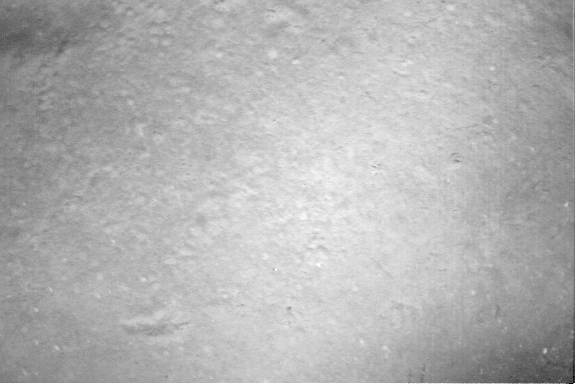
#> input picture 29images/ESC.970622_023824.0546.tif, 576 x 384 px, found by its file name; its folder holds only this picture in this run
$ jupyter execute --allow-errors 'HW 3 part 3 28 ImageStiched.ipynb'
#> lines starting #> are read from the running program, lines starting #| are printed output that depends on the picture; long printed decimals are rounded
[cell 1]
import cv2
from PIL import Image
import numpy as np
import matplotlib
import matplotlib.pyplot as plt
import os
import math
import gtsam
import gtsam.utils.plot as gtsam_plot

[cell 2]
folder_dir = r"/home/nitin/EECE7150/HW 3/29images//"
Images = []
file_list = os.listdir(folder_dir)
sorted_file_list = sorted(
    file_list, key=lambda x: int(os.path.splitext(x)[0]) if x.isdigit() else x
)
for filename in sorted_file_list:
    gray_image = cv2.imread(folder_dir + filename, cv2.IMREAD_GRAYSCALE)
#> gray_image is the input picture: shape (384, 576); min 0, max 255, mean 178.8
    normalImage = cv2.normalize(
        gray_image, None, 0, 255, cv2.NORM_MINMAX
    )  # normalisation of image
    Images.append(normalImage)

[cell 3]
print(len(Images))
#| 1
#> (the rest of this cell did not finish here and is left out)

[cell 4]
def homographyFromDescriptors(
    dst_descriptor_1, src_descriptor_2, dst_keypoint_1, src_keypoint_2
):
    bf = cv2.BFMatcher()
    dst_descriptor_1 = np.array(dst_descriptor_1, dtype=np.float32)
    src_descriptor_2 = np.array(src_descriptor_2, dtype=np.float32)
    matches = bf.knnMatch(dst_descriptor_1, src_descriptor_2, k=2)
    good_matches = []
    for m, n in matches:
        if m.distance < 0.86 * n.distance:
            good_matches.append(m)

    dst_pts = np.float32([dst_keypoint_1[m.queryIdx].pt for m in good_matches])
    src_pts = np.float32([src_keypoint_2[m.trainIdx].pt for m in good_matches])

    homography, mask = cv2.findHomography(src_pts, dst_pts, cv2.RANSAC, 1)
    return homography, good_matches

[cell 5]
def masking(base_image, added_image):
    _, mask = cv2.threshold(base_image, 1, 255, cv2.THRESH_BINARY)
    inverted_mask = cv2.bitwise_not(mask)
    masked = cv2.bitwise_and(added_image, added_image, mask=inverted_mask)
    return masked

[cell 6]
def NonMaxSuppressor(keypoint, descriptor, threshold):
    response = [kp.response for kp in keypoint]
    indices = np.argsort(response)[::-1]
    filtered = [keypoint[indices[0]]]
    filtered_descriptors = [descriptor[indices[0]]]
    for index in range(1, len(indices)):
        current_keypoint = keypoint[indices[index]]
        current_descriptor = descriptor[indices[index]]

        distance = np.linalg.norm(
            np.array(current_keypoint.pt) - np.array([kp.pt for kp in filtered]), axis=1
        )
        if np.all(distance > threshold):
            filtered.append(current_keypoint)
            filtered_descriptors.append(current_descriptor)
    return filtered, filtered_descriptors

[cell 7]
sift = cv2.SIFT_create()
clahe = cv2.createCLAHE(clipLimit=5.0, tileGridSize=(8, 8))
keypoints = []
descriptors = []
for iterator in range(len(Images)):
    clahe_image = clahe.apply(Images[iterator])
    keypoint, descriptor = sift.detectAndCompute(clahe_image, None)
    filter_keypoint, filter_descriptor = NonMaxSuppressor(keypoint, descriptor, 1)
    keypoints.append(filter_keypoint)
    descriptors.append(filter_descriptor)
#> this loop made 1 pass
#> pass 1, `clahe_image = clahe.apply(Images[iterator])`:
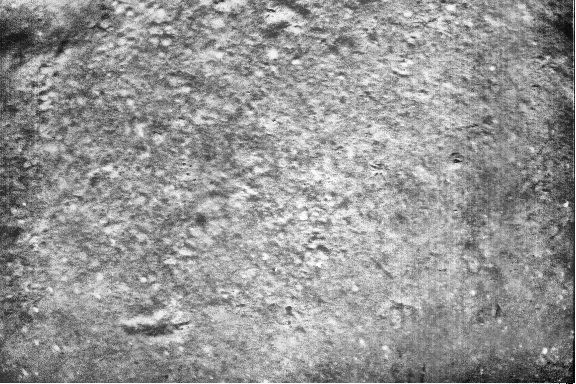
#> clahe_image: shape (384, 576); min 1, max 255, mean 150
#> after the loop, descriptors = 1 item; keypoints = 1 item

[cell 8]
# for cummulative homography ::

Hcummu_list = []
for iterator1 in range(len(Images)):
    H_intermediate_cummu = {"ImagesComp": [], "H_final": [], "goodmatch": []}
    for iterator2 in range(len(Images)):
        if iterator1 != iterator2:
            H_intermediate_cummu["ImagesComp"].append((iterator1 + 1, iterator2 + 1))
            homography, goodmatch = homographyFromDescriptors(
                descriptors[iterator1],
                descriptors[iterator2],
                keypoints[iterator1],
                keypoints[iterator2],
            )
            H_intermediate_cummu["H_final"].append(homography)
            H_intermediate_cummu["goodmatch"].append(len(goodmatch))

    Hcummu_list.append(H_intermediate_cummu)
#> this loop made 1 pass
#> after the loop, Hcummu_list = 1 item

[cell 9]
# for gtsam::
H_list = []

for iterator1 in range(len(Images)):
    H_intermediate = {"ImagesComp": [], "H_final": [], "goodmatch": []}
    for iterator2 in range(len(Images)):
        if iterator1 != iterator2:
            H_intermediate["ImagesComp"].append((iterator1 + 1, iterator2 + 1))
            homography, goodmatch = homographyFromDescriptors(
                descriptors[iterator1],
                descriptors[iterator2],
                keypoints[iterator1],
                keypoints[iterator2],
            )
            H_intermediate["H_final"].append(homography)
            H_intermediate["goodmatch"].append(len(goodmatch))

    H_list.append(H_intermediate)
#> this loop made 1 pass
#> after the loop, H_list = 1 item

[cell 10]
good_matches = []
#> (the rest of this cell did not finish here and is left out)

[cell 11]
cummulative_H = [np.eye(3)]

compare_list = []
for i in range(len(Hcummu_list) - 1):
    compare_list.append(Hcummu_list[i]["ImagesComp"][i])
    H_Tra = np.dot(cummulative_H[-1], Hcummu_list[i]["H_final"][i])
    cummulative_H.append(H_Tra)
#> this loop made 0 passes
#> after the loop, compare_list = []; cummulative_H = [[[1, 0, 0], [0, 1, 0], [0, 0, 1]]]

[cell 12]
def extract_xy_theta_homography(Homograph):
    ## normalise homography first::
    Homograph_normalise = Homograph / Homograph[2, 2]
    R = Homograph_normalise[:2, :2]
    T = Homograph_normalise[:2, 2]
    # print(R)
    x_translation, y_translation = T
    theta = math.atan2(R[1, 0], R[0, 0])
    return x_translation, y_translation, theta

[cell 13]
## given covariance function is taken reference from Lincoln Kinley ### where parameters and multipliers tuned by me ######


def covariance_calculator(matches, dx, dy, dth):
    ERF_DIV = 50
    LIN_DIV = 60

    covar_multiplier = 1 / math.erf((matches - 3) / ERF_DIV)

    exx = abs((dx * 8.5) / LIN_DIV) * covar_multiplier
    eyy = abs((dy * 0.75) / LIN_DIV) * covar_multiplier
    ett = abs((dth / 5) / (LIN_DIV)) * covar_multiplier

    return exx, eyy, ett

#> (a cell that did not finish here is left out)

#> (a cell that did not finish here is left out)

[cell 16]
Optimized_homography = []
#> (the rest of this cell did not finish here and is left out)

[cell 17]
# Canvas creation for pre optimization:

# corner of images
transformed_corner = []
for index in range(len(Images)):
    height, width = Images[index].shape[:2]
    # Calculate the coordinates of the corners
    top_left = (0, 0)
    top_right = (width, 0)
    bottom_left = (0, height)
    bottom_right = (width, height)

    ImageCornerPoint = [top_left, bottom_left, bottom_right, top_right]
    imagecornernp = np.array([ImageCornerPoint], dtype=np.float32)
    transformedPoint = cv2.perspectiveTransform(imagecornernp, cummulative_H[index])
    transformed_corner.append(transformedPoint)
#> this loop made 1 pass
#> (height, width, transformedPoint) on pass 1: (384, 576, [[0, 0], [0, 384], [576, 384], [576, 0]])
#> after the loop, transformed_corner = [[[0, 0], [0, 384], [576, 384], [576, 0]]]

image_corner = []
for i in range(len(Images)):
    kpt = [kp.pt for kp in keypoints[i]]
    kpt_np = np.asarray(kpt).reshape(-1, 1, 2)
    transform_point = cv2.perspectiveTransform(kpt_np, cummulative_H[i])
    image_corner.append(transform_point)
#> this loop made 1 pass
#> after the loop, image_corner = 1 item
all_points = np.concatenate(image_corner, axis=0)


min_x = np.min(all_points[:, :, 0])
#> min_x = 2.58
min_y = np.min(all_points[:, :, 1])
#> min_y = 2.38


translation_matrix = np.array([[1, 0, -min_x], [0, 1, -min_y], [0, 0, 1]])
#> translation_matrix = [[1, 0, -2.58], [0, 1, -2.38], [0, 0, 1]]

updated_H = []
for i in range(len(Images)):
    updated_H_it = np.dot(translation_matrix, cummulative_H[i])
    updated_H.append(updated_H_it)
#> this loop made 1 pass
#> updated_H_it on pass 1: [[1, 0, -2.58], [0, 1, -2.38], [0, 0, 1]]
#> after the loop, updated_H = [[[1, 0, -2.58], [0, 1, -2.38], [0, 0, 1]]]

max_x = np.max(all_points[:, :, 0])
#> max_x = 572.7
max_y = np.max(all_points[:, :, 1])
#> max_y = 380.7
canvas_width = int((max_x - min_x))
#> canvas_width = 570
canvas_height = int((max_y - min_y))
#> canvas_height = 378

print("MIN X Pre optimization:", min_x)
#| MIN X Pre optimization: 2.577
print("MIN Y Pre optimization:", min_y)
#| MIN Y Pre optimization: 2.376
print("MAX X Pre optimization:", max_x)
#| MAX X Pre optimization: 572.692
print("MAX Y Pre optimization:", max_y)
#| MAX Y Pre optimization: 380.707
print("Canvas Width Pre optimization:", canvas_width)
#| Canvas Width Pre optimization: 570
print("Canvas Height Pre optimization:", canvas_height)
#| Canvas Height Pre optimization: 378

[cell 18]
WarpedImage = []
for Idx in range(len(Images)):
    warped_image = cv2.warpPerspective(
        Images[Idx], updated_H[Idx], (canvas_width, canvas_height)
    )
    WarpedImage.append(warped_image)
#> after the loop, WarpedImage = 1 item

plt.imshow(WarpedImage[-1])
plt.show()

[cell 19]
Masked = [WarpedImage[0]]
for Jdx in range(1, len(Images) + 1):
    masked = masking(Masked[Jdx - 1], WarpedImage[Jdx - 1])
    blended = cv2.add(Masked[Jdx - 1], masked)
    Masked.append(blended)
#> after the loop, Masked = 2 items

[cell 20]
plt.title("Pre Optimised stiching")
plt.imshow(Masked[-1])
plt.show()

[cell 21]
# Canvas creation for Post optimization:
# corner of images
transformed_corner = []
#> (the rest of this cell did not finish here and is left out)

[cell 22]
WarpedImage = []
for Idx in range(len(Images)):
    warped_image = cv2.warpPerspective(
        Images[Idx], updated_H[Idx], (canvas_width, canvas_height)
    )
    WarpedImage.append(warped_image)

#> (the rest of this cell did not finish here and is left out)

[cell 23]
Masked = [WarpedImage[0]]
for Jdx in range(1, len(Images) + 1):
    masked = masking(Masked[Jdx - 1], WarpedImage[Jdx - 1])
    blended = cv2.add(Masked[Jdx - 1], masked)
    Masked.append(blended)


$ run again, on 29images/ESC.970622_023916.0550.tif
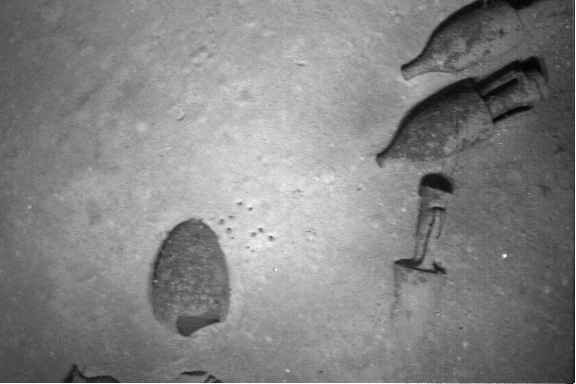
#> input picture 29images/ESC.970622_023916.0550.tif, 576 x 384 px, found by its file name
#> gray_image is the input picture: shape (384, 576); min 0, max 255, mean 131.7
#| 1
#> the loop `for iterator in range(len(Images)):` made 1 pass
#> pass 1, `clahe_image = clahe.apply(Images[iterator])`:
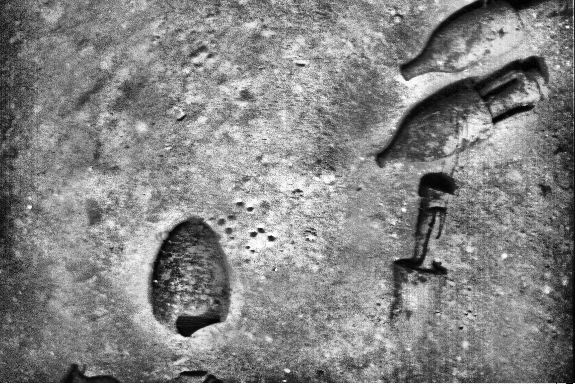
#> clahe_image: shape (384, 576); min 0, max 255, mean 132.4
#> after the loop `for iterator in range(len(Images)):`: descriptors = 1 item
#> the loop `for iterator1 in range(len(Images)):` made 1 pass
#> the loop `for iterator1 in range(len(Images)):` made 1 pass
#> after the loop `for i in range(len(Hcummu_list) - 1):`: compare_list = []; cummulative_H = [[[1, 0, 0], [0, 1, 0], [0, 0, 1]]]
#> the loop `for index in range(len(Images)):` made 1 pass
#> (height, width, transformedPoint) on pass 1: (384, 576, [[0, 0], [0, 384], [576, 384], [576, 0]])
#> after the loop `for index in range(len(Images)):`: transformed_corner = [[[0, 0], [0, 384], [576, 384], [576, 0]]]
#> the loop `for i in range(len(Images)):` made 1 pass
#> after the loop `for i in range(len(Images)):`: image_corner = 1 item
#> all_points = 2542 rows, first 8: [271, 238.2], [260.9, 230.2], [253.2, 234.4], [247.9, 247.2], [250.2, 208.9], [252.7, 251], [567.3, 26.76], [186.4, 326.3]
#> min_x = 3.12
#> min_y = 2.26
#> translation_matrix = [[1, 0, -3.12], [0, 1, -2.26], [0, 0, 1]]
#> the loop `for i in range(len(Images)):` made 1 pass
#> updated_H_it on pass 1: [[1, 0, -3.12], [0, 1, -2.26], [0, 0, 1]]
#> after the loop `for i in range(len(Images)):`: updated_H = [[[1, 0, -3.12], [0, 1, -2.26], [0, 0, 1]]]
#> max_x = 572.7
#> max_y = 381.1
#> canvas_width = 569
#> canvas_height = 378
#| MIN X Pre optimization: 3.117
#| MIN Y Pre optimization: 2.259
#| MAX X Pre optimization: 572.722
#| MAX Y Pre optimization: 381.116
#| Canvas Width Pre optimization: 569
#| Canvas Height Pre optimization: 378
#> the loop `for Idx in range(len(Images)):` made 1 pass
#> pass 1, `warped_image = cv2.warpPerspective( Images[Idx], updated_H[Idx], (canv..`:
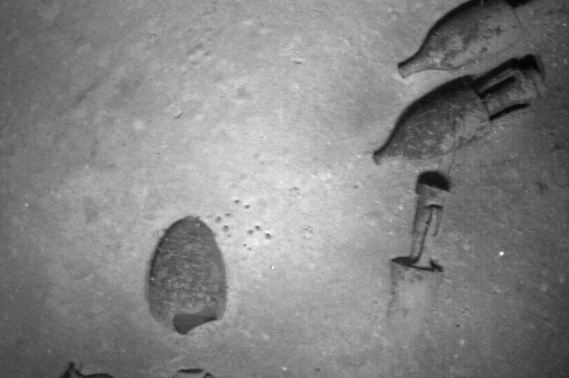
#> warped_image: shape (378, 569); min 2, max 255, mean 132.2
#> after the loop `for Idx in range(len(Images)):`: WarpedImage = 1 item
#> the loop `for Jdx in range(1, len(Images) + 1):` made 1 pass
#> after the loop `for Jdx in range(1, len(Images) + 1):`: Masked = 2 items

$ run again, on 29images/ESC.970622_023938.0551.tif
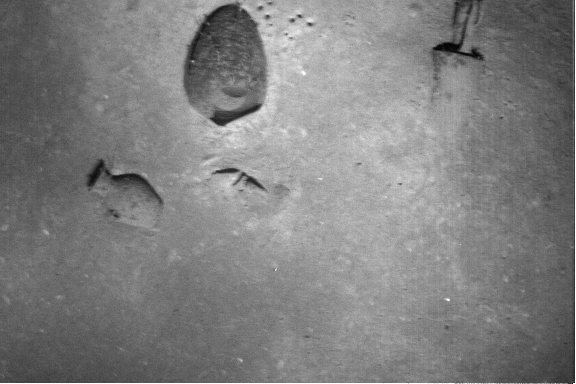
#> input picture 29images/ESC.970622_023938.0551.tif, 576 x 384 px, found by its file name
#> gray_image is the input picture: shape (384, 576); min 0, max 255, mean 127.4
#| 1
#> the loop `for iterator in range(len(Images)):` made 1 pass
#> pass 1, `clahe_image = clahe.apply(Images[iterator])`:
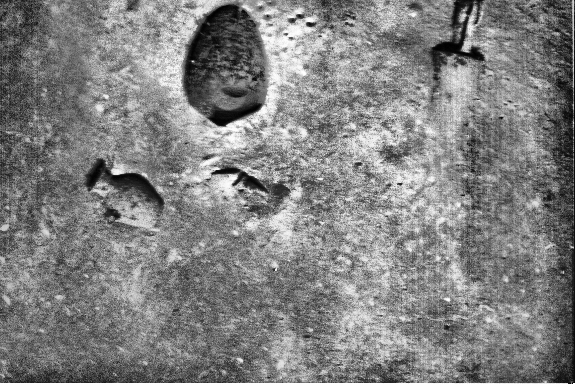
#> clahe_image: shape (384, 576); min 0, max 255, mean 129.2
#> after the loop `for iterator in range(len(Images)):`: descriptors = 1 item
#> the loop `for iterator1 in range(len(Images)):` made 1 pass
#> the loop `for iterator1 in range(len(Images)):` made 1 pass
#> after the loop `for i in range(len(Hcummu_list) - 1):`: compare_list = []; cummulative_H = [[[1, 0, 0], [0, 1, 0], [0, 0, 1]]]
#> the loop `for index in range(len(Images)):` made 1 pass
#> (height, width, transformedPoint) on pass 1: (384, 576, [[0, 0], [0, 384], [576, 384], [576, 0]])
#> after the loop `for index in range(len(Images)):`: transformed_corner = [[[0, 0], [0, 384], [576, 384], [576, 0]]]
#> the loop `for i in range(len(Images)):` made 1 pass
#> after the loop `for i in range(len(Images)):`: image_corner = 1 item
#> all_points = 2616 rows, first 8: [400.3, 183.9], [286.1, 34], [291.9, 20.59], [233.5, 177], [290.9, 38.13], [116.7, 170.7], [117.6, 169.9], [217.8, 168.6]
#> min_x = 2.37
#> min_y = 2.52
#> translation_matrix = [[1, 0, -2.37], [0, 1, -2.52], [0, 0, 1]]
#> the loop `for i in range(len(Images)):` made 1 pass
#> updated_H_it on pass 1: [[1, 0, -2.37], [0, 1, -2.52], [0, 0, 1]]
#> after the loop `for i in range(len(Images)):`: updated_H = [[[1, 0, -2.37], [0, 1, -2.52], [0, 0, 1]]]
#> max_x = 572.4
#> max_y = 381
#> canvas_width = 570
#> canvas_height = 378
#| MIN X Pre optimization: 2.368
#| MIN Y Pre optimization: 2.516
#| MAX X Pre optimization: 572.430
#| MAX Y Pre optimization: 380.955
#| Canvas Width Pre optimization: 570
#| Canvas Height Pre optimization: 378
#> the loop `for Idx in range(len(Images)):` made 1 pass
#> pass 1, `warped_image = cv2.warpPerspective( Images[Idx], updated_H[Idx], (canv..`:
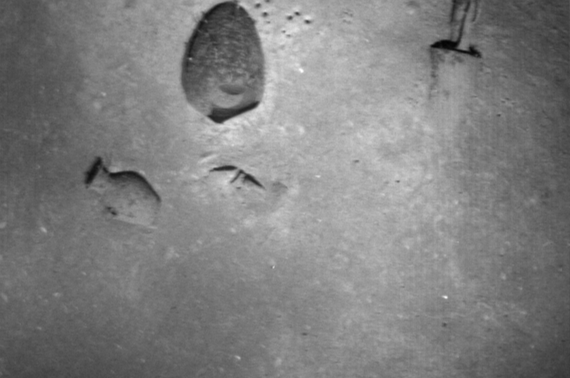
#> warped_image: shape (378, 570); min 3, max 255, mean 127.5
#> after the loop `for Idx in range(len(Images)):`: WarpedImage = 1 item
#> the loop `for Jdx in range(1, len(Images) + 1):` made 1 pass
#> after the loop `for Jdx in range(1, len(Images) + 1):`: Masked = 2 items

$ run again, on 29images/ESC.970622_023951.0552.tif
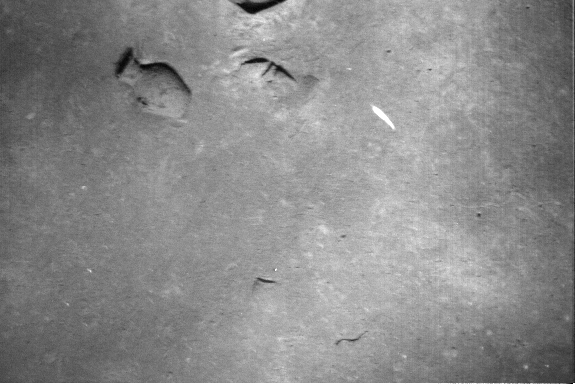
#> input picture 29images/ESC.970622_023951.0552.tif, 576 x 384 px, found by its file name
#> gray_image is the input picture: shape (384, 576); min 0, max 255, mean 138.7
#| 1
#> the loop `for iterator in range(len(Images)):` made 1 pass
#> pass 1, `clahe_image = clahe.apply(Images[iterator])`:
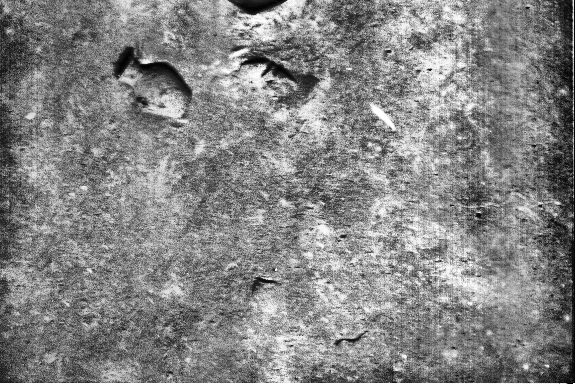
#> clahe_image: shape (384, 576); min 0, max 255, mean 132.8
#> after the loop `for iterator in range(len(Images)):`: descriptors = 1 item
#> the loop `for iterator1 in range(len(Images)):` made 1 pass
#> the loop `for iterator1 in range(len(Images)):` made 1 pass
#> after the loop `for i in range(len(Hcummu_list) - 1):`: compare_list = []; cummulative_H = [[[1, 0, 0], [0, 1, 0], [0, 0, 1]]]
#> the loop `for index in range(len(Images)):` made 1 pass
#> (height, width, transformedPoint) on pass 1: (384, 576, [[0, 0], [0, 384], [576, 384], [576, 0]])
#> after the loop `for index in range(len(Images)):`: transformed_corner = [[[0, 0], [0, 384], [576, 384], [576, 0]]]
#> the loop `for i in range(len(Images)):` made 1 pass
#> after the loop `for i in range(len(Images)):`: image_corner = 1 item
#> all_points = 2626 rows, first 8: [144.9, 61.08], [262.9, 74.39], [547.4, 365.9], [418.3, 71.01], [262.3, 67.08], [269.5, 278.6], [257.6, 25.26], [567.2, 317.9]
#> min_x = 2.27
#> min_y = 3.1
#> translation_matrix = [[1, 0, -2.27], [0, 1, -3.1], [0, 0, 1]]
#> the loop `for i in range(len(Images)):` made 1 pass
#> updated_H_it on pass 1: [[1, 0, -2.27], [0, 1, -3.1], [0, 0, 1]]
#> after the loop `for i in range(len(Images)):`: updated_H = [[[1, 0, -2.27], [0, 1, -3.1], [0, 0, 1]]]
#> max_x = 572.1
#> max_y = 381.2
#> canvas_width = 569
#> canvas_height = 378
#| MIN X Pre optimization: 2.268
#| MIN Y Pre optimization: 3.102
#| MAX X Pre optimization: 572.118
#| MAX Y Pre optimization: 381.188
#| Canvas Width Pre optimization: 569
#| Canvas Height Pre optimization: 378
#> the loop `for Idx in range(len(Images)):` made 1 pass
#> pass 1, `warped_image = cv2.warpPerspective( Images[Idx], updated_H[Idx], (canv..`:
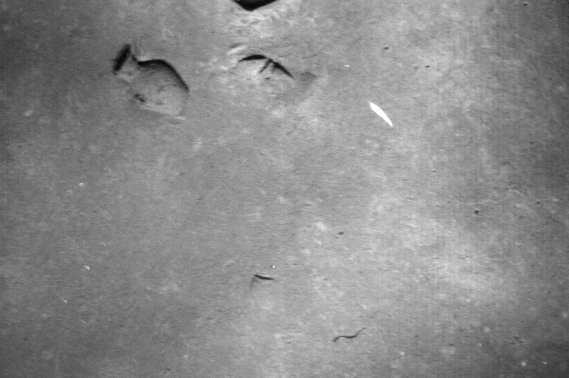
#> warped_image: shape (378, 569); min 4, max 255, mean 138.9
#> after the loop `for Idx in range(len(Images)):`: WarpedImage = 1 item
#> the loop `for Jdx in range(1, len(Images) + 1):` made 1 pass
#> after the loop `for Jdx in range(1, len(Images) + 1):`: Masked = 2 items
